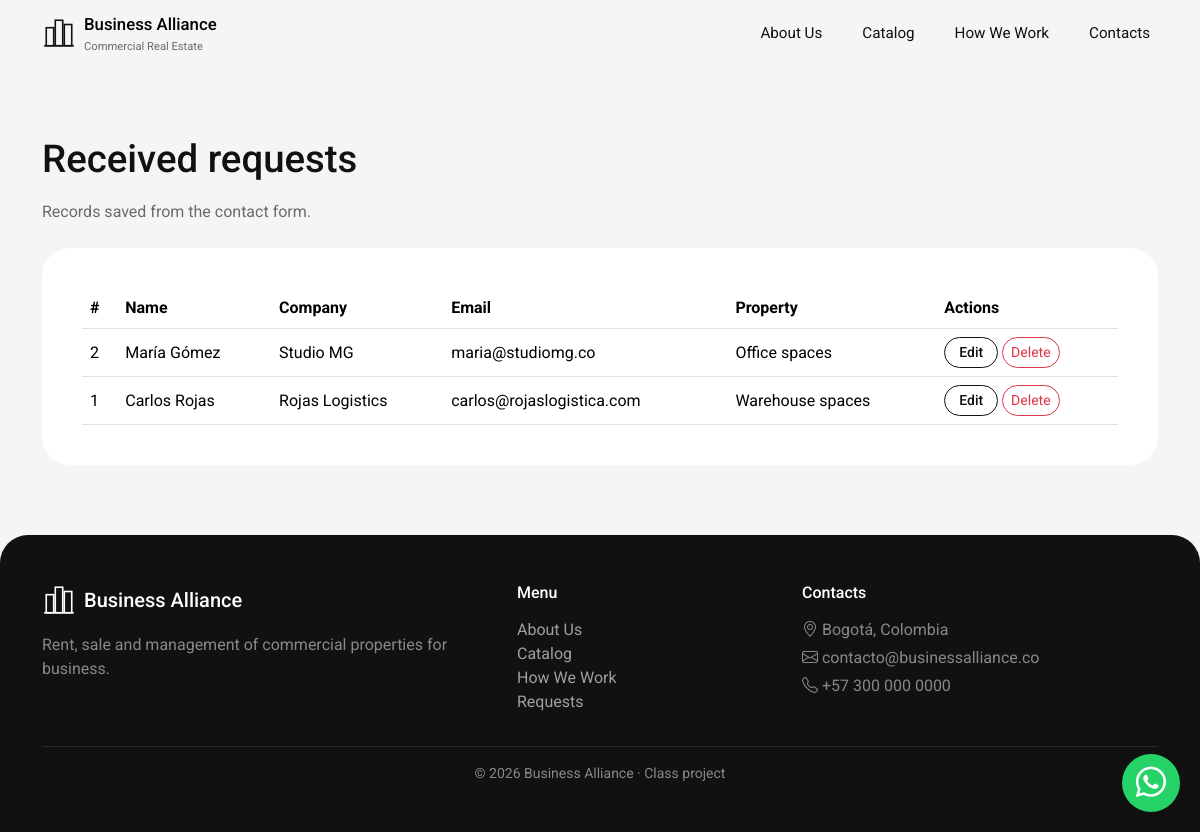
/index.php?pagina=solicitudes, run on the app's committed database.
### tables this page shows
CREATE TABLE `solicitudes` (
  `id` int(11) NOT NULL,
  `nombre` varchar(80) NOT NULL,
  `empresa` varchar(80) NOT NULL,
  `correo` varchar(100) NOT NULL,
  `telefono` varchar(20) NOT NULL,
  `categoria_id` int(11) NOT NULL,
  `mensaje` text NOT NULL,
  `creado_en` timestamp NULL DEFAULT current_timestamp()
);

CREATE TABLE `categorias` (
  `id` int(11) NOT NULL,
  `nombre` varchar(60) NOT NULL,
  `imagen` varchar(255) NOT NULL
);

### controllers/SolicitudController.php (called while the page is built, shortened)
<?php
require_once __DIR__ . '/../modelo/modelo.php';
class SolicitudController {
    private $conexion;
    public function __construct() {
        global $conexion;
        $this->conexion = $conexion;
    }
    public function index() {
        $solicitudes = listarSolicitudes($this->conexion);
        require __DIR__ . '/../vistas/solicitudes.php';
    }
}

### modelo/modelo.php (called while the page is built, shortened)
<?php
function listarSolicitudes($conexion) {
    $sql = 'SELECT s.*, c.nombre AS categoria
            FROM solicitudes s
            JOIN categorias c ON c.id = s.categoria_id
            ORDER BY s.id DESC';
    return $conexion->query($sql)->fetchAll(PDO::FETCH_ASSOC);
}

### vistas/solicitudes.php (the view, shortened to what this page needs)
<?php
require __DIR__ . '/encabezado.php';
?>
<section class="container seccion">
  <h1 class="titulo">Received requests</h1>
  <p class="texto-gris mb-4">Records saved from the contact form.</p>
  <div class="table-responsive contacto" data-aos="fade-up">
    <table class="table align-middle mb-0">
      <thead>
        <tr>
          <th>#</th><th>Name</th><th>Company</th>
          <th class="d-none d-md-table-cell">Email</th>
          <th class="d-none d-lg-table-cell">Property</th>
          <th>Actions</th>
        </tr>
      </thead>
      <tbody>
        <?php foreach ($solicitudes as $s): ?>
          <tr>
            <td><?= $s['id'] ?></td>
            <td><?= htmlspecialchars($s['nombre']) ?></td>
            <td><?= htmlspecialchars($s['empresa']) ?></td>
            <td class="d-none d-md-table-cell"><?= htmlspecialchars($s['correo']) ?></td>
            <td class="d-none d-lg-table-cell"><?= htmlspecialchars($s['categoria']) ?></td>
            <td class="text-nowrap">
              <a href="index.php?pagina=solicitudes&editar=<?= $s['id'] ?>" class="btn btn-sm btn-borde">Edit</a>
              <form method="post" action="index.php" class="d-inline" onsubmit="return confirm('Delete this request?')">
                <button class="btn btn-sm btn-outline-danger rounded-pill">Delete</button>
              </form>
            </td>
          </tr>
        <?php endforeach; ?>
      </tbody>
    </table>
  </div>
</section>
<?php require __DIR__ . '/pie.php'; ?>

### css/estilos.css (style rules this page uses)
:root { --fondo: #f5f5f5; --negro: #111111; --gris: #6b6b6b; --linea: #d9d9d9; --gris-insignia: #8a9598; }
body { font-family: "Roboto", Arial, sans-serif; background: var(--fondo); color: var(--negro); overflow-x: hidden; }
.seccion { padding: 70px 12px; }
.titulo { font-size: 2.4rem; font-weight: 500; margin-bottom: 18px; }
.texto-gris { color: var(--gris); }
.btn-blanco, .btn-negro, .btn-borde { border-radius: 30px; padding: 10px 28px; font-weight: 500; transition: background 0.3s, color 0.3s, transform 0.3s; }
.btn-borde { border: 1px solid var(--negro); color: var(--negro); }
.btn-sm.btn-borde { padding: 4px 14px; }
.contacto { background: #ffffff; border-radius: 28px; padding: 40px; }

### data on the page
solicitudes: id "2", nombre "María Gómez", empresa "Studio MG", correo "maria@studiomg.co", categoria.nombre "Office spaces"
solicitudes: id "1", nombre "Carlos Rojas", empresa "Rojas Logistics", correo "carlos@rojaslogistica.com", categoria.nombre "Warehouse spaces"
